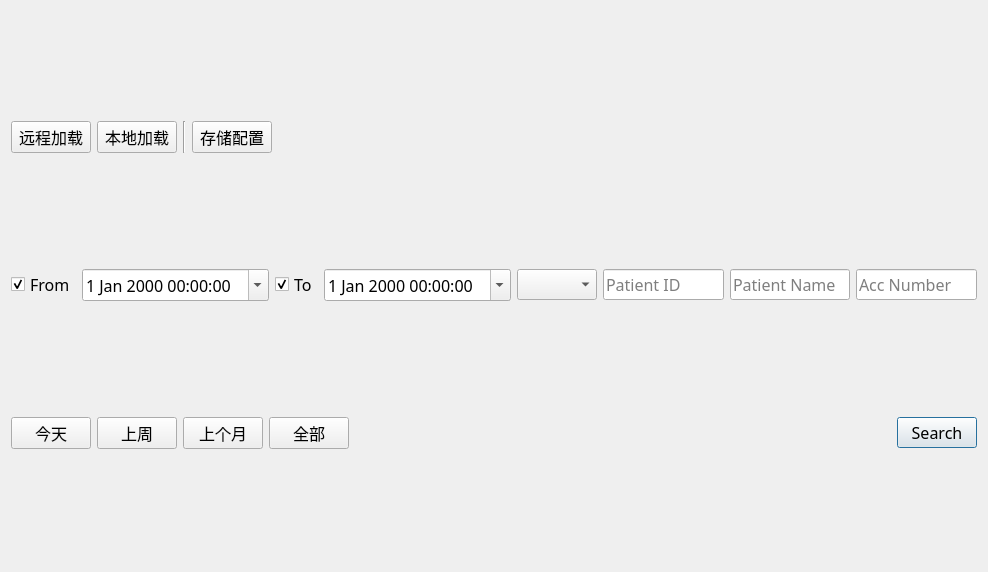
<?xml version="1.0" encoding="UTF-8"?>
<ui version="4.0">
 <class>StudyExplorerWidget</class>
 <widget class="QWidget" name="StudyExplorerWidget">
  <property name="geometry">
   <rect>
    <x>0</x>
    <y>0</y>
    <width>988</width>
    <height>572</height>
   </rect>
  </property>
  <property name="font">
   <font>
    <family>微软雅黑</family>
    <pointsize>12</pointsize>
   </font>
  </property>
  <property name="windowTitle">
   <string>Form</string>
  </property>
  <layout class="QVBoxLayout" name="verticalLayout">
   <item>
    <layout class="QHBoxLayout" name="horizontalLayout">
     <item>
      <widget class="QPushButton" name="pushButton_2">
       <property name="minimumSize">
        <size>
         <width>80</width>
         <height>0</height>
        </size>
       </property>
       <property name="maximumSize">
        <size>
         <width>80</width>
         <height>16777215</height>
        </size>
       </property>
       <property name="text">
        <string>远程加载</string>
       </property>
      </widget>
     </item>
     <item>
      <widget class="QPushButton" name="btn_import">
       <property name="minimumSize">
        <size>
         <width>80</width>
         <height>0</height>
        </size>
       </property>
       <property name="maximumSize">
        <size>
         <width>80</width>
         <height>16777215</height>
        </size>
       </property>
       <property name="text">
        <string>本地加载</string>
       </property>
      </widget>
     </item>
     <item>
      <widget class="Line" name="line">
       <property name="orientation">
        <enum>Qt::Vertical</enum>
       </property>
      </widget>
     </item>
     <item>
      <widget class="QPushButton" name="btn_scpsetting">
       <property name="minimumSize">
        <size>
         <width>80</width>
         <height>0</height>
        </size>
       </property>
       <property name="maximumSize">
        <size>
         <width>80</width>
         <height>16777215</height>
        </size>
       </property>
       <property name="text">
        <string>存储配置</string>
       </property>
      </widget>
     </item>
     <item>
      <spacer name="horizontalSpacer_4">
       <property name="orientation">
        <enum>Qt::Horizontal</enum>
       </property>
       <property name="sizeHint" stdset="0">
        <size>
         <width>40</width>
         <height>20</height>
        </size>
       </property>
      </spacer>
     </item>
    </layout>
   </item>
   <item>
    <layout class="QHBoxLayout" name="horizontalLayout_3">
     <item>
      <widget class="QCheckBox" name="fromCheckBox">
       <property name="sizePolicy">
        <sizepolicy hsizetype="Maximum" vsizetype="Fixed">
         <horstretch>0</horstretch>
         <verstretch>0</verstretch>
        </sizepolicy>
       </property>
       <property name="text">
        <string>From</string>
       </property>
       <property name="checkable">
        <bool>true</bool>
       </property>
       <property name="checked">
        <bool>true</bool>
       </property>
      </widget>
     </item>
     <item>
      <widget class="QDateTimeEdit" name="fromDateTimeEdit">
       <property name="calendarPopup">
        <bool>true</bool>
       </property>
      </widget>
     </item>
     <item>
      <widget class="QCheckBox" name="toCheckBox">
       <property name="sizePolicy">
        <sizepolicy hsizetype="Maximum" vsizetype="Fixed">
         <horstretch>0</horstretch>
         <verstretch>0</verstretch>
        </sizepolicy>
       </property>
       <property name="text">
        <string>To</string>
       </property>
       <property name="checked">
        <bool>true</bool>
       </property>
      </widget>
     </item>
     <item>
      <widget class="QDateTimeEdit" name="toDateTimeEdit">
       <property name="calendarPopup">
        <bool>true</bool>
       </property>
      </widget>
     </item>
     <item>
      <widget class="QComboBox" name="modalityCombo">
       <property name="sizePolicy">
        <sizepolicy hsizetype="Preferred" vsizetype="Fixed">
         <horstretch>0</horstretch>
         <verstretch>0</verstretch>
        </sizepolicy>
       </property>
       <property name="minimumSize">
        <size>
         <width>80</width>
         <height>0</height>
        </size>
       </property>
       <property name="maximumSize">
        <size>
         <width>80</width>
         <height>16777215</height>
        </size>
       </property>
       <property name="editable">
        <bool>false</bool>
       </property>
       <property name="frame">
        <bool>true</bool>
       </property>
       <item>
        <property name="text">
         <string/>
        </property>
       </item>
       <item>
        <property name="text">
         <string>XA</string>
        </property>
       </item>
       <item>
        <property name="text">
         <string>IVUS</string>
        </property>
       </item>
       <item>
        <property name="text">
         <string>CT</string>
        </property>
       </item>
       <item>
        <property name="text">
         <string>OCT</string>
        </property>
       </item>
       <item>
        <property name="text">
         <string>ASPECTS</string>
        </property>
       </item>
       <item>
        <property name="text">
         <string>CTP</string>
        </property>
       </item>
      </widget>
     </item>
     <item>
      <widget class="QLineEdit" name="patientIDEdit">
       <property name="placeholderText">
        <string>Patient ID</string>
       </property>
      </widget>
     </item>
     <item>
      <widget class="QLineEdit" name="patientNameEdit">
       <property name="placeholderText">
        <string>Patient Name</string>
       </property>
      </widget>
     </item>
     <item>
      <widget class="QLineEdit" name="accNumberEdit">
       <property name="placeholderText">
        <string>Acc Number</string>
       </property>
      </widget>
     </item>
    </layout>
   </item>
   <item>
    <layout class="QHBoxLayout" name="horizontalLayout_4">
     <item>
      <widget class="QPushButton" name="todayButton">
       <property name="minimumSize">
        <size>
         <width>80</width>
         <height>0</height>
        </size>
       </property>
       <property name="maximumSize">
        <size>
         <width>80</width>
         <height>16777215</height>
        </size>
       </property>
       <property name="text">
        <string>今天</string>
       </property>
      </widget>
     </item>
     <item>
      <widget class="QPushButton" name="latestWeekButton">
       <property name="minimumSize">
        <size>
         <width>80</width>
         <height>0</height>
        </size>
       </property>
       <property name="maximumSize">
        <size>
         <width>80</width>
         <height>16777215</height>
        </size>
       </property>
       <property name="text">
        <string>上周</string>
       </property>
      </widget>
     </item>
     <item>
      <widget class="QPushButton" name="latestMonthButton">
       <property name="minimumSize">
        <size>
         <width>80</width>
         <height>0</height>
        </size>
       </property>
       <property name="maximumSize">
        <size>
         <width>80</width>
         <height>16777215</height>
        </size>
       </property>
       <property name="text">
        <string>上个月</string>
       </property>
      </widget>
     </item>
     <item>
      <widget class="QPushButton" name="clearButton">
       <property name="minimumSize">
        <size>
         <width>80</width>
         <height>0</height>
        </size>
       </property>
       <property name="maximumSize">
        <size>
         <width>80</width>
         <height>16777215</height>
        </size>
       </property>
       <property name="text">
        <string>全部</string>
       </property>
      </widget>
     </item>
     <item>
      <spacer name="horizontalSpacer">
       <property name="orientation">
        <enum>Qt::Horizontal</enum>
       </property>
       <property name="sizeHint" stdset="0">
        <size>
         <width>40</width>
         <height>20</height>
        </size>
       </property>
      </spacer>
     </item>
     <item>
      <widget class="QPushButton" name="searchButton">
       <property name="sizePolicy">
        <sizepolicy hsizetype="Expanding" vsizetype="Fixed">
         <horstretch>0</horstretch>
         <verstretch>0</verstretch>
        </sizepolicy>
       </property>
       <property name="minimumSize">
        <size>
         <width>80</width>
         <height>0</height>
        </size>
       </property>
       <property name="maximumSize">
        <size>
         <width>80</width>
         <height>16777215</height>
        </size>
       </property>
       <property name="font">
        <font>
         <family>微软雅黑</family>
        </font>
       </property>
       <property name="text">
        <string>Search</string>
       </property>
       <property name="autoDefault">
        <bool>true</bool>
       </property>
       <property name="default">
        <bool>true</bool>
       </property>
      </widget>
     </item>
    </layout>
   </item>
  </layout>
 </widget>
 <resources/>
 <connections>
  <connection>
   <sender>fromCheckBox</sender>
   <signal>toggled(bool)</signal>
   <receiver>fromDateTimeEdit</receiver>
   <slot>setEnabled(bool)</slot>
   <hints>
    <hint type="sourcelabel">
     <x>63</x>
     <y>122</y>
    </hint>
    <hint type="destinationlabel">
     <x>99</x>
     <y>117</y>
    </hint>
   </hints>
  </connection>
  <connection>
   <sender>toCheckBox</sender>
   <signal>toggled(bool)</signal>
   <receiver>toDateTimeEdit</receiver>
   <slot>setEnabled(bool)</slot>
   <hints>
    <hint type="sourcelabel">
     <x>258</x>
     <y>115</y>
    </hint>
    <hint type="destinationlabel">
     <x>319</x>
     <y>119</y>
    </hint>
   </hints>
  </connection>
 </connections>
</ui>
